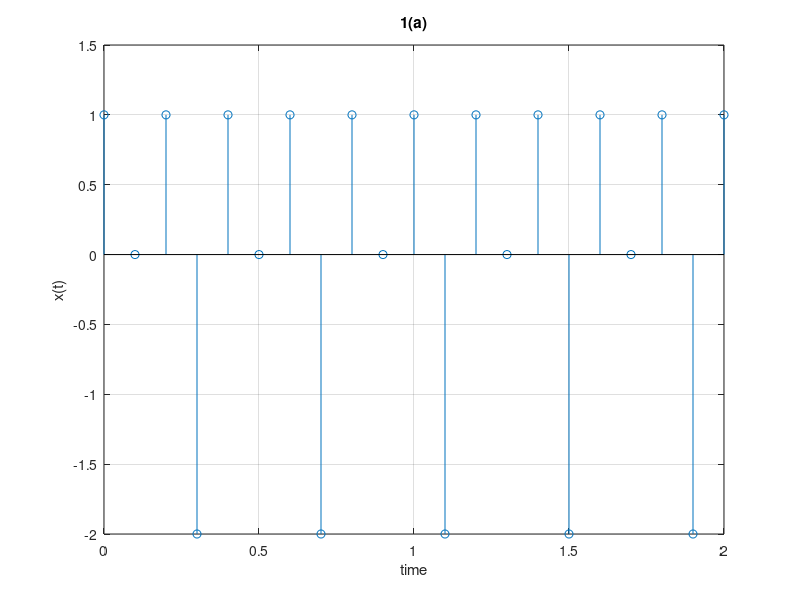

This figure's MATLAB source:
% 3.1 a
Ts = 0.1;
% sampling period
t_samples = 0:Ts:2;
xn = zeros(length(t_samples),1);
% sampling
for n=1:1:length(t_samples)
    xn(n)= sin(5*pi*t_samples(n))+cos(10*pi*t_samples(n));
end
% plotting the sampled signal xn
stem(t_samples,xn);
xlabel("time");
ylabel("x(t)");
title("1(a)");
grid on;